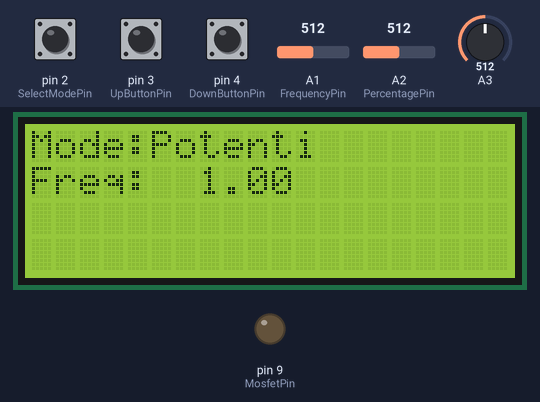
Simulated run of this sketch. Board: Arduino Uno, built with avr-gcc and run on an emulated ATmega328P. On the bench: 20×4 character LCD, output pins drawn as LEDs (lit = HIGH). Dashed ring = blinking. The inputs (shaded band) are chosen by the test bench; at power-on: pin 2 (SelectModePin) LOW, A3 = 512, A1 (FrequencyPin) = 512, pin 3 (UpButtonPin) LOW, pin 4 (DownButtonPin) LOW, A2 (PercentagePin) = 512.

Above: at 1.2 s.
1.3 s: pin 2 (SelectModePin) pulled HIGH for 0.15 s
2.0 s: A3 set to 229
At 4.3 s:
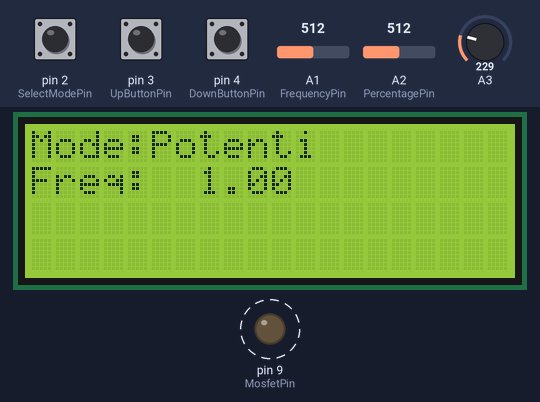
5.0 s: A3 set to 205
At 5.3 s:
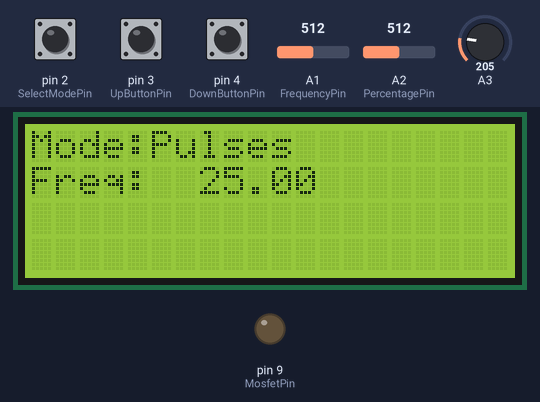
6.5 s: A1 (FrequencyPin) set to 716
8.0 s: A3 set to 306
At 8.3 s:
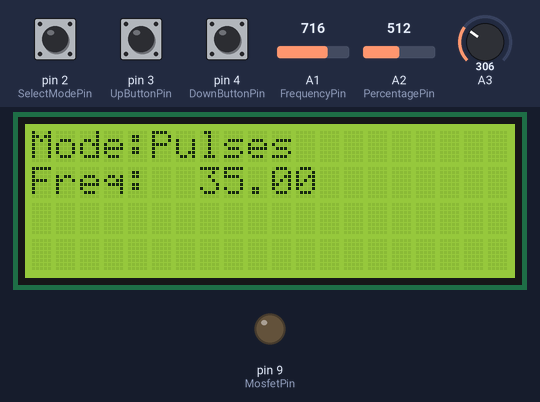
11.0 s: A1 (FrequencyPin) set to 511
Timing chart, 0 to 15.0 s (numbered marks = the images above; inputs shaded):
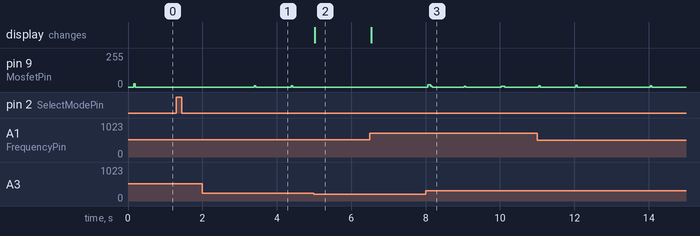

The sketch:

BetaVersion0.2LCD+VariableFootPedal.ino
```cpp
#include <Wire.h>
#include <LiquidCrystal_I2C.h>


//Assingning Analog Pins

const int FrequencyPin = 1;               //Pin that sets the maximun frequency (ANALOG)
const int PercentagePin = 2;              //Pin from percentage of the cycle that turns the solenoid on (ANALOG)

//Assigning digital Pins

const int SelectModePin = 2;              // Pin to select mode of action (DIGITAL)
const int UpButtonPin = 3;                //Pin to change the frequency UP on direct mode (DIGITAL)
const int DownButtonPin = 4;              //Pin to change the frequency Down on direct mode (DIGITAL)
const int MosfetPin = 9;                  // the number of the LED pin (DIGITAL)
const int DigitalFootPedalPin = 10;       //Pin of the foot pedal potentiometer (DIGITAL)


//Assigning variables

float PeriodMosfet  = 0;                  //Time between the impacts its a ratio between 1/frequency
float FrequencyMosfet = 1;                //Frequency in hertz of the impacts menas impacts per second
float PercentageMosfet = 5;              //Percentage of the cycle that turns the solenoid on
float FootPedal = 0;                      //State of the foot pedal
float AnalogPedal = 0;                    //Defines the analog value of the varible pedal
float TimeForPulses = 1000;               //Base time for pulses on pulse mode
float StartOfPulses;                      //Marker for start of pulses
int DirectFrequency=1;                  //Value for the frequency on direct mode

int Mode;                                 //Mode of action
int MosfetState = LOW;                    //Mosfet state for the action High means activated Low deactivated

int LastModeState = LOW;
int ModeState;
long LastDebounceMode = 0;                // the last time the output pin was toggled

int LastUpState = LOW;
int UpState;
long LastDebounceUp = 0;

int LastDownState = LOW;
int DownState;
long LastDebounceDown = 0;

long LastDebounceLCD = 0;


unsigned long CurrentTime = 0;
unsigned long PreviousTime = 0;


long debounceDelay = 50;                  // the debounce time; increase if the output flickers

LiquidCrystal_I2C lcd(0x27,20,4);  // set the LCD address to 0x27 for a 16 chars and 2 line display

void setup() {
  pinMode(SelectModePin, INPUT);          //Button to select the mode
  pinMode(UpButtonPin, INPUT);
  pinMode(MosfetPin, OUTPUT);             //Set solenoid pin as output to Mosfet
  pinMode(DigitalFootPedalPin, INPUT);    //Set the pedal input when pressed
  Serial.begin(115200);                   //Higher baudrate to get millis acuratelly

  //LCD Startup
  lcd.init();
  lcd.backlight();
  lcd.setCursor(0,0);
  lcd.print("Mode:");
  WriteOnLCD();
  }

void WriteOnLCD(){          //Function that will be called to write the information on the LCD

  lcd.setCursor(5,0);
  if (Mode==1){
    lcd.print("Pulses     ");
  }
  if(Mode==0){
    lcd.print("Potenti    ");
  }
  if(Mode==2){
    lcd.print("Direct    ");
  }
  lcd.setCursor(0,1);
  lcd.print("Freq:  ");
  lcd.setCursor(7,1);
  lcd.print(FrequencyMosfet);


}


void loop() {
  int ModeRead = digitalRead(SelectModePin);
  int UpRead = digitalRead(UpButtonPin);
  int DownRead = digitalRead(DownButtonPin);


  if (millis()>=LastDebounceLCD){
    LastDebounceLCD=millis()+5000;
    //WriteOnLCD();
  }


  if (ModeRead != LastModeState) {                  //Reading the state for the Mode Button, function to change the mode of the machine
    // reset the debouncing timer
    LastDebounceMode = millis();
    //Serial.println(ModeState);
  }

  if ((millis() - LastDebounceMode) > debounceDelay) {
    // if the button state has changed:
    if (ModeRead != ModeState) {
      ModeState = ModeRead;
      if (ModeState == HIGH) {

        if (Mode<2){
          Mode+=1;
        }
        else {
          Mode=0;
        }

        StartOfPulses=CurrentTime;
        PreviousTime=CurrentTime;
      }
    }
  }
  LastModeState = ModeRead;

  if (UpRead != LastUpState) {              //Reading the state for the up Button
    // reset the debouncing timer
    LastDebounceUp = millis();
    //Serial.println(ModeState);
  }

  if ((millis() - LastDebounceUp) > debounceDelay) {
    // if the button state has changed:
    if (UpRead != UpState) {
      UpState = UpRead;

      if (UpState == HIGH) {

        if (DirectFrequency<=9){
          DirectFrequency+=1;
        }
        else if(DirectFrequency<=24){
          DirectFrequency+=5;
        }

      }
    }
  }
  LastUpState = UpRead;

  if (DownRead != LastDownState) {      //Reading the state for the Down Button
    // reset the debouncing timer
    LastDebounceDown = millis();
    //Serial.println(ModeState);
  }

  if ((millis() - LastDebounceDown) > debounceDelay) {
    // if the button state has changed:
    if (DownRead != DownState) {
      DownState = DownRead;
      if (DownState == HIGH) {

        if (DirectFrequency>=11){
          DirectFrequency-=5;
        }
        else if(DirectFrequency>=2){
          DirectFrequency-=1;
        }

      }
    }
  }
  LastDownState = DownRead;


  if (Mode==1){               //Pulses mode
    // read the state of the switch into a local variable
    CurrentTime = millis();
    //Serial.println(PercentageMosfet);

    FrequencyMosfet = map(analogRead(FrequencyPin),0,1023,1,50);
    AnalogPedal = map(round(analogRead(A3)),0,1024,0,100);
    float DutyRead = (map(analogRead(PercentagePin),0,1023,10,350));
    PercentageMosfet = DutyRead/1000;;


    PeriodMosfet = (1000/FrequencyMosfet);
    //Serial.println(PeriodMosfet);
    if (AnalogPedal>20){


      if (CurrentTime - StartOfPulses <= TimeForPulses/2){

        if(CurrentTime - PreviousTime >= PeriodMosfet){
          PreviousTime+=PeriodMosfet;
          if(MosfetState==LOW){
            MosfetState=HIGH;
            digitalWrite(MosfetPin, MosfetState);

          }
        }

        if(CurrentTime - PreviousTime >= (PeriodMosfet*PercentageMosfet)/100) {
          if(MosfetState==HIGH){
            MosfetState=LOW;
            digitalWrite(MosfetPin, MosfetState);


          }
        }
      }
      else if(CurrentTime - StartOfPulses >= TimeForPulses){
        StartOfPulses=CurrentTime;

        digitalWrite(MosfetPin,LOW);
      }
      else{
        digitalWrite(MosfetPin,LOW);
      }
    }
    else{
      digitalWrite(MosfetPin,LOW);
      StartOfPulses=CurrentTime;
      WriteOnLCD();
    }
  }      //Finish mode 0 (Pulses in a second)

  if (Mode==0){                   //Frequency selected on the potentiometers
    CurrentTime = millis();

    FrequencyMosfet = map(analogRead(FrequencyPin),0,1023,2,50);
    AnalogPedal = map(round(analogRead(A3)),0,1024,0,255);
    //Serial.println(PercentageMosfet);
    float DutyRead = (map(analogRead(PercentagePin),0,1023,10,350));
    PercentageMosfet = DutyRead/1000;

    PeriodMosfet = (1000/FrequencyMosfet);

    if (AnalogPedal>20){
      if(CurrentTime - PreviousTime >= PeriodMosfet){
        PreviousTime+=PeriodMosfet;
        if(MosfetState==LOW){
          MosfetState=HIGH;
          analogWrite(MosfetPin, AnalogPedal);
        }
      }

      if(CurrentTime - PreviousTime >= (PeriodMosfet*PercentageMosfet)) {
        if(MosfetState==HIGH){
          MosfetState=LOW;
          analogWrite(MosfetPin, 0);
        }
      }
    }
    else{
      digitalWrite(MosfetPin,LOW);
      StartOfPulses=CurrentTime;
      WriteOnLCD();
    }
  }      //Finish mode 1 (Direct Potentiometer Mode)

  if (Mode==2){                   //Frequency selected on the potentiometers
    CurrentTime = millis();

    FrequencyMosfet = map(analogRead(FrequencyPin),0,1023,1,50);
    AnalogPedal = map(round(analogRead(A3)),0,1024,0,255);
    //Serial.println(PercentageMosfet);
    float DutyRead = (map(analogRead(PercentagePin),0,1023,10,350));
    PercentageMosfet = DutyRead/1000;

    PeriodMosfet = (1000/FrequencyMosfet);

    if (AnalogPedal>20){
      if(CurrentTime - PreviousTime >= PeriodMosfet){
        PreviousTime+=PeriodMosfet;
        if(MosfetState==LOW){
          MosfetState=HIGH;
          digitalWrite(MosfetPin, MosfetState);
        }
      }

      if(CurrentTime - PreviousTime >= (PeriodMosfet*PercentageMosfet)) {
        if(MosfetState==HIGH){
          MosfetState=LOW;
          digitalWrite(MosfetPin, MosfetState);
        }
      }
    }
    else{
      digitalWrite(MosfetPin,LOW);
      StartOfPulses=CurrentTime;
      WriteOnLCD();
    }
  }      //Finish mode 2 (Direct Frequency)

}      //Loop end
```

Measured:
- the behaviour switches between 216 and 215 on A3 (found by bisection; images 1 and 2)
- after the input at 5.0 s, pin 9 (MosfetPin): stays 0/255 (without the input it goes to 14/255 after 0.39 s); the display: changes at once (image 2)
- after the input at 8.0 s, pin 9 (MosfetPin): 0/255 → 16/255 after 0.06 s, → 0/255 0.08 s later, → 6/255 1.9 s later, → 0/255 0.09 s later
- by itself, pin 9 (MosfetPin): alternates 9/255 for 0.04 s and 0/255 for 0.96 s
